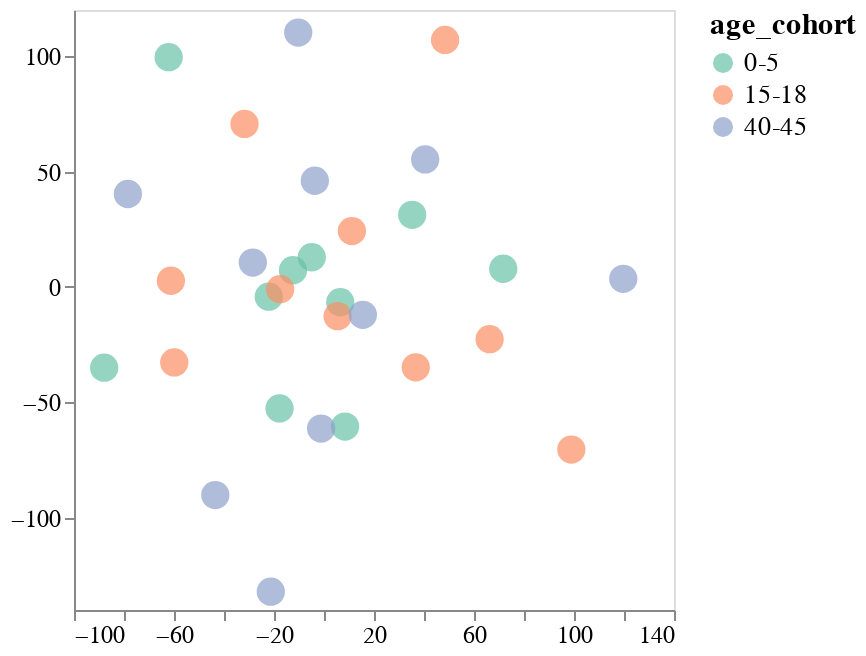

Notebook cell for this chart:
### Markdown cell above
### Normalizing values to (-1, 1) rather than (0, 1) leads to better age-dependent grouping

### Code cell
mds_and_plot(escape_df, escape_metric='ic90', mds_random_state=7, feature_range=(0, 1))

### Figure 1 — Vega-Lite specification as saved in the notebook (floating-point values rounded to 4 significant figures)
{"config": {"view": {"continuousWidth": 300, "continuousHeight": 300}, "axis": {"grid": false, "labelFontSize": 12, "title": null}, "legend": {"labelFontSize": 13, "titleFontSize": 15}}, "data": {"name": "data-c0bc3237a1ced7e9a17de3c6be77d51e"}, "mark": {"type": "circle", "opacity": 0.7, "size": 200}, "encoding": {"color": {"field": "age_cohort", "scale": {"scheme": "set2"}, "type": "nominal"}, "detail": {"field": "serum", "type": "nominal"}, "tooltip": [{"field": "serum", "type": "nominal"}, {"field": "age_cohort", "type": "nominal"}], "x": {"field": "x_coord", "scale": {"padding": 5}, "type": "quantitative"}, "y": {"field": "y_coord", "scale": {"padding": 5}, "type": "quantitative"}}, "$schema": "https://vega.github.io/schema/vega-lite/v5.8.0.json", "datasets": {"data-c0bc3237a1ced7e9a17de3c6be77d51e": [{"serum": "2367", "x_coord": -12.41, "y_coord": 7.23, "age_cohort": "0-5"}, {"serum": "3944", "x_coord": -4.892, "y_coord": 12.86, "age_cohort": "0-5"}, {"serum": "2462", "x_coord": 71.7, "y_coord": 7.88, "age_cohort": "0-5"}, {"serum": "2389", "x_coord": 8.428, "y_coord": -60.54, "age_cohort": "0-5"}, {"serum": "2323", "x_coord": -22.1, "y_coord": -4.226, "age_cohort": "0-5"}, {"serum": "2388", "x_coord": 35.28, "y_coord": 31.25, "age_cohort": "0-5"}, {"serum": "2463", "x_coord": -17.78, "y_coord": -52.67, "age_cohort": "0-5"}, {"serum": "3973", "x_coord": -62.13, "y_coord": 99.55, "age_cohort": "0-5"}, {"serum": "4299", "x_coord": -87.93, "y_coord": -35.0, "age_cohort": "0-5"}, {"serum": "4584", "x_coord": 6.495, "y_coord": -6.643, "age_cohort": "0-5"}, {"serum": "2343", "x_coord": 48.43, "y_coord": 107.0, "age_cohort": "15-18"}, {"serum": "2350", "x_coord": -61.25, "y_coord": 2.679, "age_cohort": "15-18"}, {"serum": "2365", "x_coord": 36.71, "y_coord": -34.85, "age_cohort": "15-18"}, {"serum": "2380", "x_coord": 11.16, "y_coord": 24.2, "age_cohort": "15-18"}, {"serum": "2382", "x_coord": 66.26, "y_coord": -22.66, "age_cohort": "15-18"}, {"serum": "3866", "x_coord": -17.55, "y_coord": -0.9727, "age_cohort": "15-18"}, {"serum": "3856", "x_coord": -59.9, "y_coord": -32.72, "age_cohort": "15-18"}, {"serum": "3857", "x_coord": -31.79, "y_coord": 70.61, "age_cohort": "15-18"}, {"serum": "3862", "x_coord": 98.94, "y_coord": -70.46, "age_cohort": "15-18"}, {"serum": "3895", "x_coord": 5.44, "y_coord": -12.7, "age_cohort": "15-18"}, {"serum": "33C", "x_coord": -1.165, "y_coord": -61.38, "age_cohort": "40-45"}, {"serum": "34C", "x_coord": 15.55, "y_coord": -12.09, "age_cohort": "40-45"}, {"serum": "197C", "x_coord": -3.669, "y_coord": 46.01, "age_cohort": "40-45"}, {"serum": "199C", "x_coord": -10.31, "y_coord": 110.2, "age_cohort": "40-45"}, {"serum": "215C", "x_coord": -78.45, "y_coord": 40.27, "age_cohort": "40-45"}, {"serum": "210C", "x_coord": -43.48, "y_coord": -90.18, "age_cohort": "40-45"}, {"serum": "74C", "x_coord": 119.7, "y_coord": 3.526, "age_cohort": "40-45"}, {"serum": "68C", "x_coord": -21.28, "y_coord": -132.0, "age_cohort": "40-45"}, {"serum": "150C", "x_coord": -28.47, "y_coord": 10.55, "age_cohort": "40-45"}, {"serum": "18C", "x_coord": 40.47, "y_coord": 55.26, "age_cohort": "40-45"}]}}
